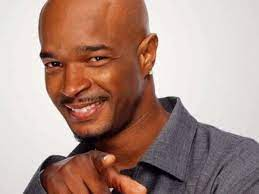
#> input picture BootCampLira#/ImagensDesenhadas/imagens/michael.jpeg, 259 x 194 px, found by its file name
$ python conversorImagem.py
#> lines starting #> are read from the running program, lines starting #| are printed output that depends on the picture
#IMPORTAÇÃO DA BIBLIOTECA
import cv2
import os

#CARREGANDO A IMAGEM QUE SERÁ DESENHADA
imagem = cv2.imread("ImagensDesenhadas/imagens/michael.jpeg")
#> imagem is the input picture: shape (194, 259, 3); mean B, G, R 136.5, 145.6, 175.1

#Tranformando a imagem em preto e brano
imagem_PB = cv2.cvtColor(imagem, cv2.COLOR_BGR2GRAY)
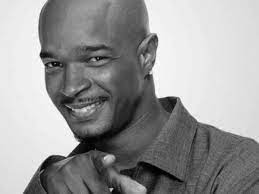
#> imagem_PB: shape (194, 259); min 1, max 255, mean 153.4

#para tornar a imagem em desenho, será invertida as cores
imagem_invertida = cv2.bitwise_not(imagem_PB)
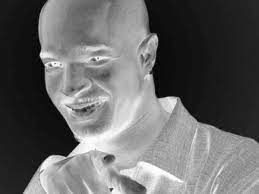
#> imagem_invertida: shape (194, 259); min 0, max 254, mean 101.6

#imagem com blur para parecer um desenho
#ele recebe 3 parâmetros:1°Imagem que será usado o Gaussian, 2° Uma tupla
#quantidade de filtro, 3° desvio padrão
qntd_filtro = 95
#comando abaixo deixa um aspecto mais desenhado na imagem
imagem_blur = cv2.GaussianBlur(imagem_invertida, (qntd_filtro, qntd_filtro ), 0 )
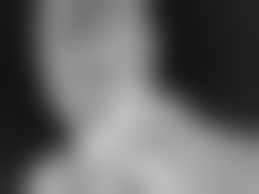
#> imagem_blur: shape (194, 259); min 19, max 191, mean 101.6
#inverte ás cores da imagem novamente
imagem_blur_invertida = cv2.bitwise_not(imagem_blur)
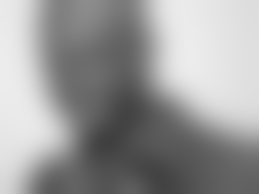
#> imagem_blur_invertida: shape (194, 259); min 64, max 236, mean 153.4

#aqui eu sobreponho as imagens

imagem_desenho = cv2.divide(imagem_PB, imagem_blur_invertida, scale = 256.0)
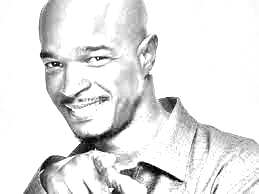
#> imagem_desenho: shape (194, 259); min 2, max 255, mean 229.6
#para que o valor dos pixels não fiquem entre 0 e 1 deixando a imagem estranha, se usa o scale

#printando a imagem na tela
cv2.imshow("Foto Michel",imagem_desenho)

#os dois comandos abaixo fazem com que a imagem não fique aparecendo várias vezes na tela
cv2.waitKey(0)
cv2.destroyAllWindows()
